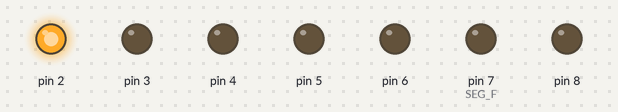
The sketch below on a simulated Arduino Uno, built with avr-gcc and run on an emulated ATmega328P. Shown: output pins drawn as LEDs (lit = HIGH).

Above: at 0.07 s.
At 0.52 s:
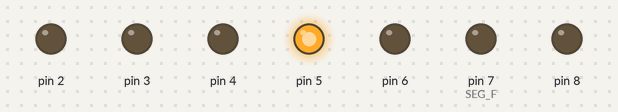
At 0.67 s:
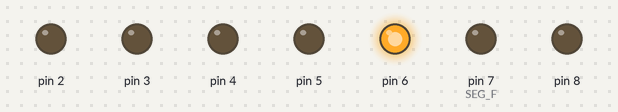
At 1.27 s:
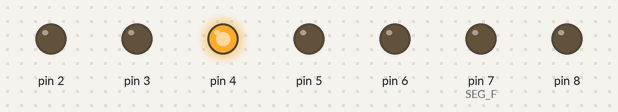
At 2.02 s:
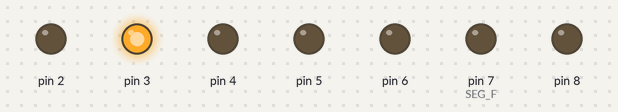
At 2.62 s:
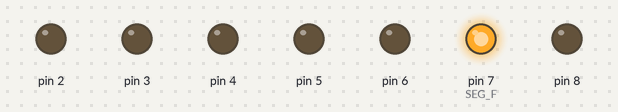
Timing chart, 0 to 3.0 s (numbered marks = the images above):
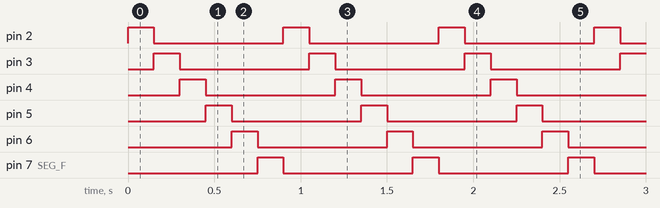

The sketch:

contador.ino
```cpp
// C++ code
//
//definir variaveis inteiras
#define SEG_A 2
#define SEG_B 3
#define SEG_C 4
#define SEG_D 5
#define SEG_E 6
#define SEG_F 7
#define SEG_G 8
#define PONTO 9;
int ATRASO = 150;
void setup(){
  //declara a variavel pino e iguala seu valor como SEG_A(2) e enquanto pino tiver um valor menor que SEG_G aumenta o valor do pino  +1
  for(int pino = SEG_A; pino <= SEG_G; pino++){
    pinMode(pino, OUTPUT);
  }
}

void loop(){
  //liga o pino e desliga o pino anterior
  for (int pino = SEG_A; pino < SEG_G; pino++){
  digitalWrite(pino,HIGH);
  if(pino>SEG_A)
    digitalWrite(pino - 1,LOW);
  else
    digitalWrite(SEG_F,LOW);
  delay(ATRASO);
    //exemplo: liga seg_b desliga seg_a e aumenta mais 1 consecutivamente ligando seg_c e desligando seg_b
    //quando chega no utimo ele desliga o utimo e recomença o valor pino com o valor inicial(2)
}
}
```

Measured:
- by itself, pin 2–6, pin 7 (SEG_F): alternates HIGH for 0.15 s and LOW for 0.75 s
- by itself, everything shown: repeats every 0.90 s, in 6 steps
